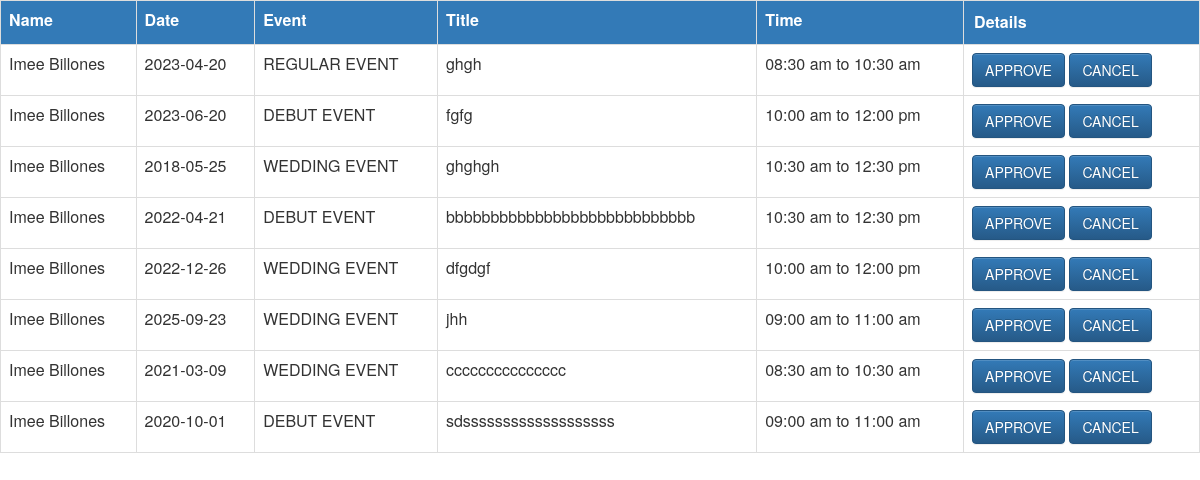
Screenshot of /fetchpending.php with the database file from the repository.
### tables this page shows
CREATE TABLE IF NOT EXISTS `clientsorder` (
  `id` bigint(255) NOT NULL,
  `name` varchar(200) NOT NULL,
  `email` varchar(200) NOT NULL,
  `pref_date` date NOT NULL,
  `pref_time` varchar(200) NOT NULL,
  `pref_event` varchar(200) NOT NULL,
  `title` varchar(200) NOT NULL,
  `guests_no` int(200) NOT NULL,
  `theme` varchar(200) NOT NULL,
  `pref_venue` varchar(200) NOT NULL,
  `addons` varchar(200) NOT NULL,
  `payment_total` int(200) NOT NULL,
  `packagetype` varchar(200) NOT NULL,
  `image` blob NOT NULL,
  `status` varchar(200) NOT NULL,
  `reservationamount` int(200) NOT NULL,
  `reservationdate` varchar(200) NOT NULL,
  `partialamount` int(200) NOT NULL,
  `partialdate` varchar(200) NOT NULL,
  `fullamount` int(200) NOT NULL,
  `fulldate` varchar(200) NOT NULL,
  `balance` int(200) NOT NULL,
  `totalpayment` int(200) NOT NULL,
  `IDclient` varchar(200) NOT NULL
);

### fetchpending.php (the view, shortened to what this page needs)
<link rel="stylesheet" href="https://maxcdn.bootstrapcdn.com/bootstrap/3.3.7/css/bootstrap.min.css">
<link rel="stylesheet" href="https://maxcdn.bootstrapcdn.com/bootstrap/3.3.7/css/bootstrap-theme.min.css">
<?php
$connect = mysqli_connect("localhost", "root", "", "catering");
$status1 = "PENDING";
$query1 = "SELECT * FROM clientsorder WHERE status ='$status1'";
$output = '';
if(isset($_POST["query1"]))
{
	$search = $_POST["query1"];
	$query1 = "SELECT * FROM clientsorder WHERE status='$status1' AND name LIKE '%$search%'";
}
else
{
	$query1 = "SELECT * FROM clientsorder WHERE status ='$status1' ORDER BY name";
}
$result1 = mysqli_query($connect, $query1);
if(mysqli_num_rows($result1) > 0)
{
  $output .= '<div class="table-responsive">
          <table class="table table-bordered table-hover">
            <tr>
              <th class="bg-primary">Name</th>
              <th class="bg-primary">Date</th>
              <th class="bg-primary">Event</th>
              <th class="bg-primary">Title</th>
              <th class="bg-primary">Time</th>
              <th  class="bg-primary" colspan="2" scope="col" style="padding:10px 10px 10px 10px;"> Details </th>
            </tr>';
  while($row = mysqli_fetch_assoc($result1))
  {
    $output .= '
      <tr>
        <td>'.$row["name"].'</td>
        <td>'.$row["pref_date"].'</td>
        <td>'.$row["pref_event"].'</td>
        <td>'.$row["title"].'</td>
        <td>'.$row["pref_time"].'</td>
        <td value="$id">
			<a class="btn btn-primary" href="approve.php?view='.$row["pref_date"].'">APPROVE</a>
<a class="btn btn-primary" href="cancel.php?view='.$row["pref_date"].'">CANCEL</a>
	   </td>
      </tr>
    ';
  }
  echo $output;
}
else
{
  echo 'Data Not Found';
}

### rows the page displays
clientsorder: name "Imee Billones", pref_date "2023-04-20", pref_event "REGULAR EVENT", title "ghgh", pref_time "08:30 am to 10:30 am"
clientsorder: name "Imee Billones", pref_date "2023-06-20", pref_event "DEBUT EVENT", title "fgfg", pref_time "10:00 am to 12:00 pm"
clientsorder: name "Imee Billones", pref_date "2018-05-25", pref_event "WEDDING EVENT", title "ghghgh", pref_time "10:30 am to 12:30 pm"
clientsorder: name "Imee Billones", pref_date "2022-04-21", pref_event "DEBUT EVENT", title "bbbbbbbbbbbbbbbbbbbbbbbbbbbb", pref_time "10:30 am to 12:30 pm"
clientsorder: name "Imee Billones", pref_date "2022-12-26", pref_event "WEDDING EVENT", title "dfgdgf", pref_time "10:00 am to 12:00 pm"
clientsorder: name "Imee Billones", pref_date "2025-09-23", pref_event "WEDDING EVENT", title "jhh", pref_time "09:00 am to 11:00 am"
clientsorder: name "Imee Billones", pref_date "2021-03-09", pref_event "WEDDING EVENT", title "ccccccccccccccc", pref_time "08:30 am to 10:30 am"
clientsorder: name "Imee Billones", pref_date "2020-10-01", pref_event "DEBUT EVENT", title "sdsssssssssssssssssss", pref_time "09:00 am to 11:00 am"
